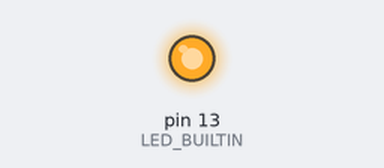
The sketch below on a simulated Arduino Nano, built with avr-gcc and run on an emulated ATmega328P. Shown: output pins drawn as LEDs (lit = HIGH).

Above: at 0.1 s.
Timing chart, 0 to 1.6 s (numbered marks = the images above):
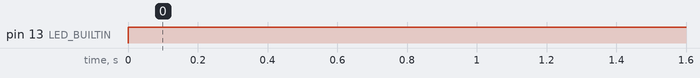

Measured:
- by itself, pin 13 (LED_BUILTIN): LOW → HIGH at 0.00 s

The sketch:

try-butten.ino
```cpp
boolean buttFlag = 0;
boolean butt;

void setup() {
  pinMode(7, INPUT_PULLUP);
  pinMode(LED_BUILTIN, OUTPUT);
  Serial.begin(9600);
}

void loop() {
  butt = !digitalRead(A7);

  if (butt == 1 && buttFlag == 0) {
    buttFlag = 1;
    digitalWrite(LED_BUILTIN, 1);
  }

  if (butt == 0 && buttFlag == 1) {
    buttFlag = 0;
    digitalWrite(LED_BUILTIN, 0);
  }
}
```
